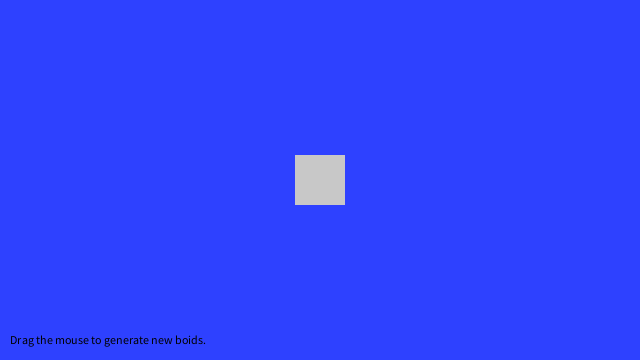
Frame 1 (no input)
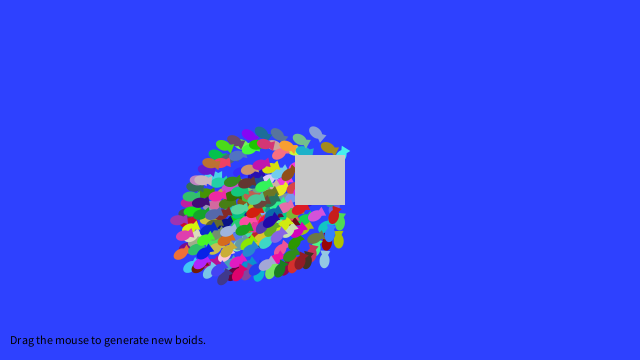
Frame 60 (the mouse pressed at the canvas centre just before this capture)
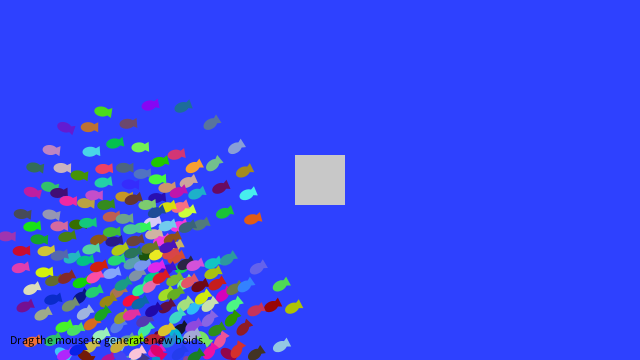
Frame 120 (the mouse held since frame 60 and released just before this capture)

The Processing sketch that drew these frames (run headless with seeded random() and noise(); from frame 60 on, the mouse is pressed at the canvas centre):

// Processing sketch: t5_1
// ── t5_1.pde
Flock flock;
Rock rock;

void setup() {
  size(640,360);
  rectMode(CENTER);
  flock = new Flock();
  // Add an initial set of boids into the system
  for (int i = 0; i < 200; i++) {
    Boid b = new Boid(width/2,height/2);
    flock.addBoid(b);
  }
  rock = new Rock(width/2, height/2);
}

void draw() {
  background(46,65,255);
  flock.run();
  rock.render();
  // Instructions
  fill(0);
  text("Drag the mouse to generate new boids.",10,height-16);
}

// Add a new boid into the System
void mouseDragged() {
  flock.addBoid(new Boid(mouseX,mouseY));
}

// ── Boid.pde
// The Nature of Code
// Daniel Shiffman
// http://natureofcode.com

// Boid class
// Methods for Separation, Cohesion, Alignment added

class Boid {

  Rock rock;
  PVector position;
  PVector velocity;
  PVector acceleration;
  float r;
  float maxforce;    // Maximum steering force
  float maxspeed;    // Maximum speed
  color fish;

  Boid(float x, float y) {
    acceleration = new PVector(0,0);
    velocity = new PVector(random(-1,1),random(-1,1));
    position = new PVector(x,y);
    r = 3.0;
    maxspeed = 3;
    maxforce = 0.05;
    
    fish = color(random(0,255),random(0,255),random(0,255));
    
    rock = new Rock(width/2,height/2);
  }

  void run(ArrayList<Boid> boids) {
    flock(boids);
    update();
    borders();
    render();
  }

  void applyForce(PVector force) {
    // We could add mass here if we want A = F / M
    acceleration.add(force);
  }

  // We accumulate a new acceleration each time based on three rules
  void flock(ArrayList<Boid> boids) {
    PVector sep = separate(boids);   // Separation
    PVector ali = align(boids);      // Alignment
    PVector coh = cohesion(boids);   // Cohesion
    // Arbitrarily weight these forces
    sep.mult(1.5);
    ali.mult(1.0);
    coh.mult(1.0);
    // Add the force vectors to acceleration
    applyForce(sep);
    applyForce(ali);
    applyForce(coh);
  }

  // Method to update position
  void update() {
    // Update velocity
    velocity.add(acceleration);
    // Limit speed
    velocity.limit(maxspeed);
    position.add(velocity);
    // Reset accelertion to 0 each cycle
    acceleration.mult(0);
  }

  // A method that calculates and applies a steering force towards a target
  // STEER = DESIRED MINUS VELOCITY
  PVector seek(PVector target) {
    PVector desired = PVector.sub(target,position);  // A vector pointing from the position to the target
    // Normalize desired and scale to maximum speed
    desired.normalize();
    desired.mult(maxspeed);
    // Steering = Desired minus Velocity
    PVector steer = PVector.sub(desired,velocity);
    steer.limit(maxforce);  // Limit to maximum steering force
    return steer;
  }
  
  void render() {
    // Draw a triangle rotated in the direction of velocity
    float theta = velocity.heading2D() + radians(90);
    fill(fish);
    noStroke();
    pushMatrix();
    translate(position.x,position.y);
    rotate(theta);
    ellipse(0,0,10,15);
    triangle(0,0,5,10,-5,10);
    popMatrix();
  }

  // Bounce against borders
  void borders() {
    if (position.x < -r) velocity.x = - velocity.x;
    if (position.y < -r) velocity.y = - velocity.y;
    if (position.x > width+r) velocity.x = - velocity.x;
    if (position.y > height+r) velocity.y = - velocity.y;
  }

  void collide(){
    //ArrayList rocks
    //For every rock in the system check position
    if (rock.pos.x-25 > position.x && rock.pos.x+25 < position.x) velocity.x = - velocity.x;
    if (rock.pos.y < -r) velocity.y = - velocity.y;
    if (position.x > width+r) velocity.x = - velocity.x;
  }
  
  // Separation
  // Method checks for nearby boids and steers away
  PVector separate (ArrayList<Boid> boids) {
    float desiredseparation = 25.0f;
    PVector steer = new PVector(0,0,0);
    int count = 0;
    // For every boid in the system, check if it's too close
    for (Boid other : boids) {
      float d = PVector.dist(position,other.position);
      // If the distance is greater than 0 and less than an arbitrary amount (0 when you are yourself)
      if ((d > 0) && (d < desiredseparation)) {
        // Calculate vector pointing away from neighbor
        PVector diff = PVector.sub(position,other.position);
        diff.normalize();
        diff.div(d);        // Weight by distance
        steer.add(diff);
        count++;            // Keep track of how many
      }
    }
    // Average -- divide by how many
    if (count > 0) {
      steer.div((float)count);
    }

    // As long as the vector is greater than 0
    if (steer.mag() > 0) {
      // Implement Reynolds: Steering = Desired - Velocity
      steer.normalize();
      steer.mult(maxspeed);
      steer.sub(velocity);
      steer.limit(maxforce);
    }
    return steer;
  }

  // Alignment
  // For every nearby boid in the system, calculate the average velocity
  PVector align (ArrayList<Boid> boids) {
    float neighbordist = 50;
    PVector sum = new PVector(0,0);
    int count = 0;
    for (Boid other : boids) {
      float d = PVector.dist(position,other.position);
      if ((d > 0) && (d < neighbordist)) {
        sum.add(other.velocity);
        count++;
      }
    }
    if (count > 0) {
      sum.div((float)count);
      sum.normalize();
      sum.mult(maxspeed);
      PVector steer = PVector.sub(sum,velocity);
      steer.limit(maxforce);
      return steer;
    } else {
      return new PVector(0,0);
    }
  }

  // Cohesion
  // For the average position (i.e. center) of all nearby boids, calculate steering vector towards that position
  PVector cohesion (ArrayList<Boid> boids) {
    float neighbordist = 50;
    PVector sum = new PVector(0,0);   // Start with empty vector to accumulate all positions
    int count = 0;
    for (Boid other : boids) {
      float d = PVector.dist(position,other.position);
      if ((d > 0) && (d < neighbordist)) {
        sum.add(other.position); // Add position
        count++;
      }
    }
    if (count > 0) {
      sum.div(count);
      return seek(sum);  // Steer towards the position
    } else {
      return new PVector(0,0);
    }
  }
}

// ── Flock.pde
// Flock class
// Does very little, simply manages the ArrayList of all the boids

class Flock {
  ArrayList<Boid> boids; // An ArrayList for all the boids

  Flock() {
    boids = new ArrayList<Boid>(); // Initialize the ArrayList
  }

  void run() {
    for (Boid b : boids) {
      b.run(boids);  // Passing the entire list of boids to each boid individually
    }
  }

  void addBoid(Boid b) {
    boids.add(b);
  }

}

// ── Rock.pde
class Rock {

  PVector pos;

  Rock(float xPos, float yPos) {
    pos = new PVector(xPos,yPos);
  }
  
  void render() {
    noStroke();
    fill(200);
    rect(pos.x, pos.y, 50,50);
  }
  
}
